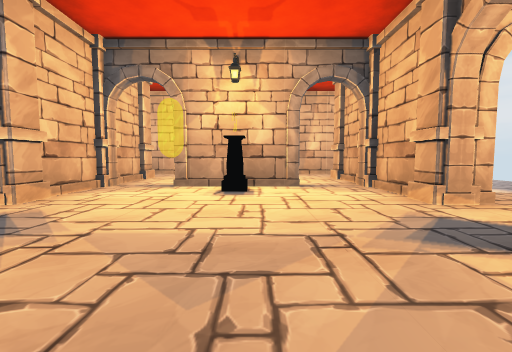
view 1 (above)

15 first-person views from a walk through a 3-D level made in the Unity game engine. The camera is 1.2 m above the floor, tilts 4° down and sees 90° across. The floor is counted in squares, 2 m on a side. Each view is taken from the middle of a square. On the plan, view 1 faces up. The plan holds only what a view shows up to about 9 squares ahead; the rest is blank. The place goes on beyond the plan. The player is left out. Door leaves are left out, so doorways stand open. Some surface patterns are stand-ins.

view 2
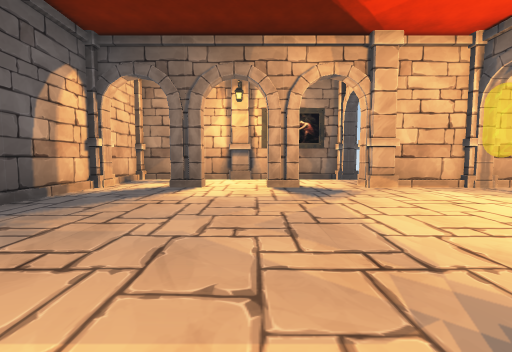

view 3
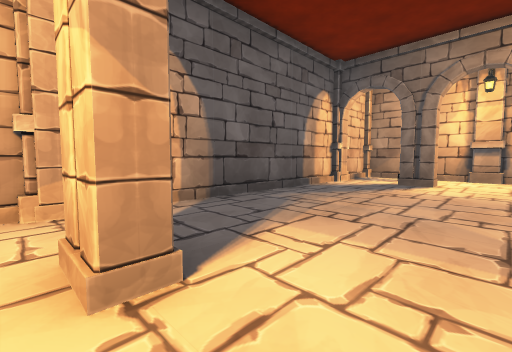

view 4
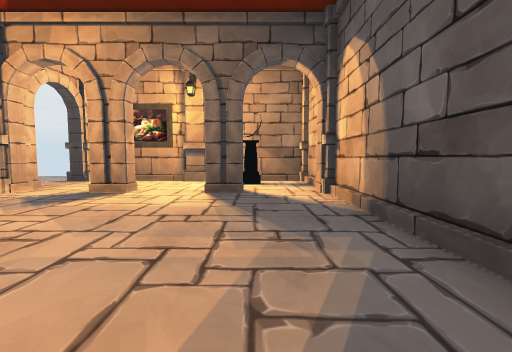

view 5
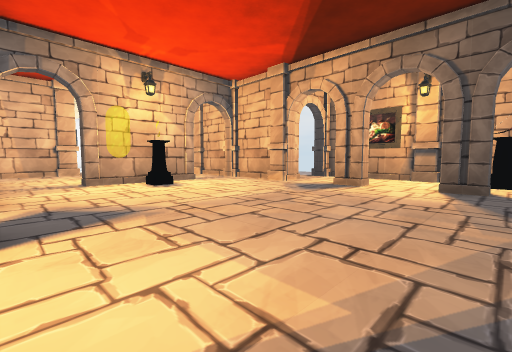

view 6
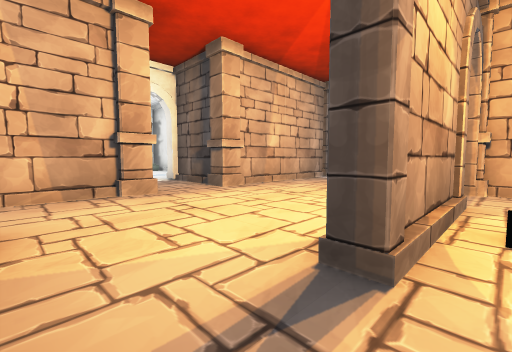

view 7
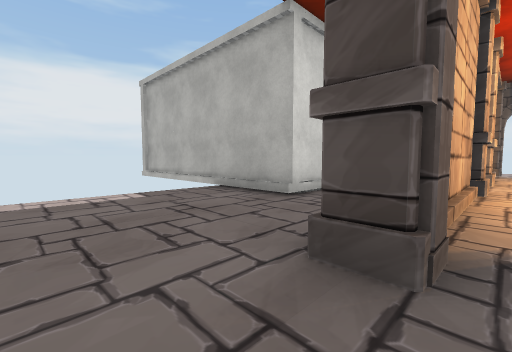

view 8
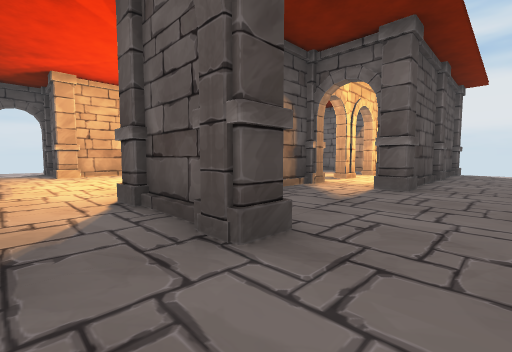

view 9
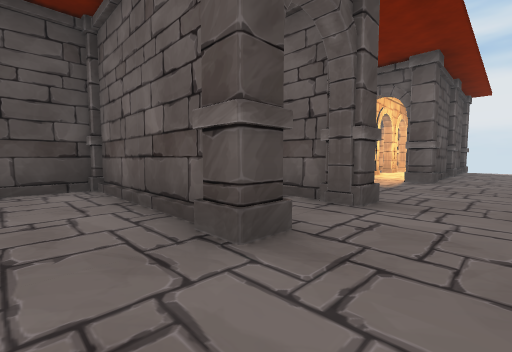

view 10
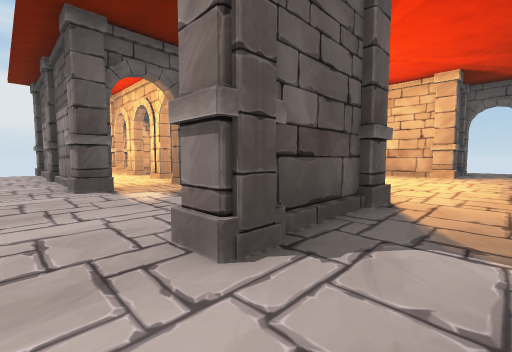

view 11
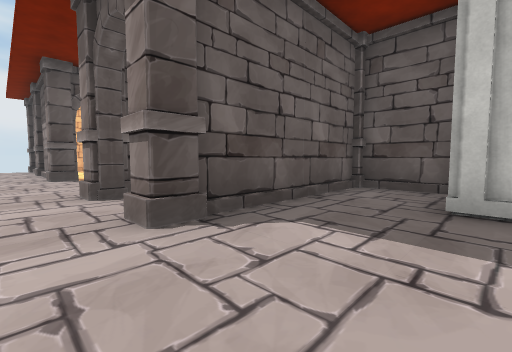

view 12
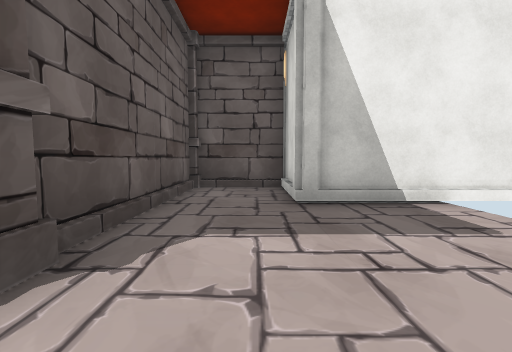

view 13
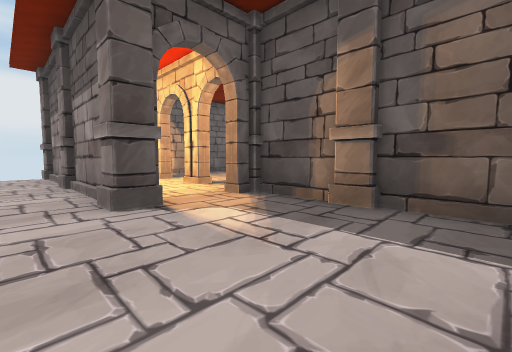

view 14
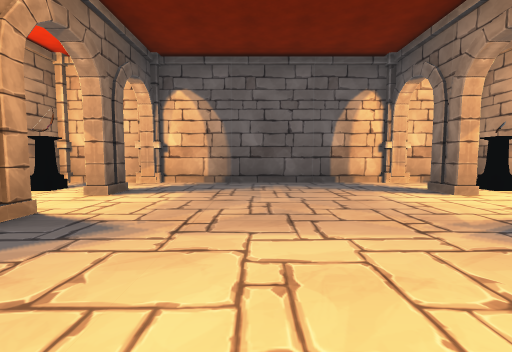

view 15
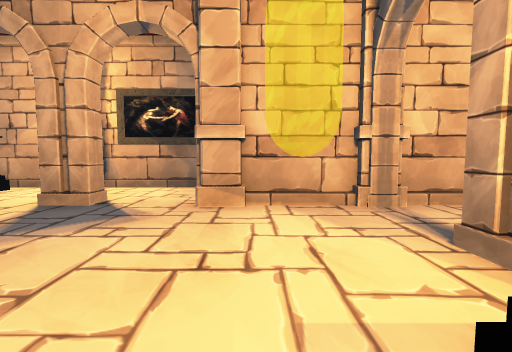

### Floor plan
Points are (right, up) in squares from view 1. A wall is a line through its corners. A room is listed if a view was taken in it or the views show most of it. See-through windows are left out.
Room 1 (views 1, 2, 3, 4, 5, 6, 7, 8, 9, 14, 15)
walls: (-3.6, 1.2) (-3.6, 1.9) (-3.2, 1.9) (-3.2, 1.2); (-5.3, 2.6) (-5.3, 1.5); (-5.6, 1.5) (-5.6, 2.6); (-3.6, -0.1) (-3.2, -0.1) (-3.2, -0.8); (1, 5.4) (-1.8, 5.4); (-2.2, -2.3) (1.5, -2.3); (2.4, 4.4) (2.4, 5.5); (2.4, 1.2) (2.4, 1.9) (2.8, 1.9) (2.8, 1.2); (-5.1, 9.2) (-5.6, 9.2); (2.4, -0.8) (2.4, -0.1) (2.8, -0.1) (2.8, -0.8); (-4.6, 9.7) (-1.6, 9.7); (-1.5, 10.5) (-1.5, 11); (4.7, 1.4) (4.7, 3.4); (3.6, -2.3) (4.5, -2.3); (-2.5, 11.6) (-3.6, 11.6) (-3.6, 14.5); (4.7, -1.5) (4.7, 0.4)
ways out: opening at (-2.5, 6.5) to room 3; opening at (3, 5) to room 3; open door at (-5, 9) to room 3; open door at (4, 3.5) to room 3; gap at (1, 6) to room 3; open door at (-4, 3)
objects: other object (-6, -3) to (-5, -2); other object (-6, 0) to (-5, 1); other object (-6, 3) to (-5, 4); other object (-5, -1); other object (-5, 8); other object (-5, 10); other object (-4, -3) to (-3, -2); other object (-4, 4) to (-3, 4); other object (-4, 5) to (-3, 6); other object (0, 5); other object (2, -3) to (3, -2); other object (2, 4) to (3, 4); other object (4, -1)
Room 2 (views 10, 11, 12)
walls: (2.6, 14.5) (2.6, 11.6) (0.7, 11.6); (1.5, 9.7) (4.6, 9.7)
ways out: opening at (2, 11) to room 3; opening at (6, 9) to room 3; open door at (5, 9) to room 3
objects: other object (5, 10)
Room 3 (view 13)
walls: (2.6, 5.2) (2.6, 4.5); (3.5, 7.7) (4.6, 7.7); (4.9, 2.9) (4.9, 1.5); (4.5, 9.5) (1.4, 9.5); (-1.6, 9.5) (-3.8, 9.5); (-3.2, 7.4) (-3.2, 6.4); (0.7, 11.6) (0.7, 10.5); (-4.6, 7.7) (-3.6, 7.7); (4.9, -0.5) (4.9, -1.4)
ways out: opening at (-2.5, 6.5) to room 1; opening at (3, 5) to room 1; open door at (-5, 9) to room 1; open door at (4, 3.5) to room 1; gap at (1, 6) to room 1; opening at (2, 11) to room 2; opening at (6, 9) to room 2; open door at (5, 9) to room 2
objects: other object (-3, 8); other object (-1, 10); other object (0, 10) to (1, 10); other object (2, 6) to (3, 6); other object (2, 7) to (3, 8); other object (5, -3) to (5, -2); other object (5, 1); other object (5, 4); other object (5, 8)

Where each view was taken, in squares from view 1:
view 1: 0 up, 0 right, facing up
view 2: 1 up, 2 right, facing left
view 3: 1 up, 3 right, facing down-left
view 4: 1 down, 2 left, facing right
view 5: 1 down, 3 left, facing up-right
view 6: 5 up, 3 left, facing up-right
view 7: 9 up, 7 left, facing up-right
view 8: 9 up, 7 left, facing down-right
view 9: 11 up, 7 left, facing down-right
view 10: 9 up, 6 right, facing down-left
view 11: 12 up, 6 right, facing down-left
view 12: 11 up, 6 right, facing left
view 13: 7 up, 6 right, facing down-left
view 14: 4 up, 0 right, facing down
view 15: 4 up, 0 right, facing left
